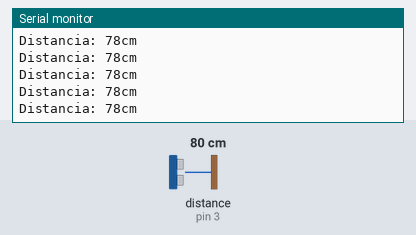
Bench run of a sketch on a simulated Arduino Uno, built with avr-gcc and run on an emulated ATmega328P. On the bench: the last lines printed to the serial monitor. Wiring (inferred from the names in the program): ultrasonic range finder: trigger pin 2; echo pin 3. Inputs (shaded band) come from the test bench; at power-on: distance to the obstacle (sensor on pin 3) 80 cm. The echo pulse lasts 58.3 µs per cm.

Above: at 1.2 s.
1.3 s: distance to the obstacle (sensor on pin 3) set to 2 cm
At 1.38 s:
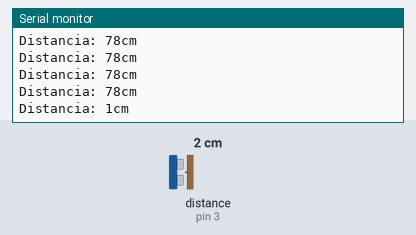
4.3 s: distance to the obstacle (sensor on pin 3) set to 250 cm
At 4.41 s:
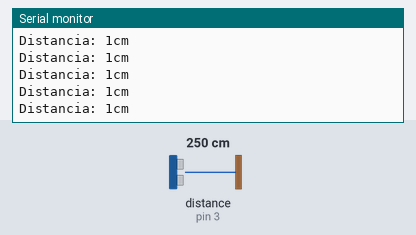
Timing chart, 0 to 7.3 s (numbered marks = the images above; inputs shaded):
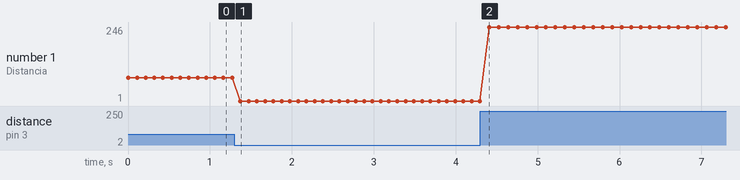

The sketch:

3_HCSR04.ino
```cpp
const int triggerPin = 2;   // Pin digital 2 para el Trigger del sensor
const int echoPin = 3;   // Pin digital 3 para el Echo del sensor

void setup() {
  Serial.begin(9600); // Iniciailzamos la comunicación
  pinMode(triggerPin, OUTPUT); // Pin como salida
  pinMode(echoPin, INPUT);  // Pin como entrada
  digitalWrite(triggerPin, LOW); // Inicializamos el pin con 0
}

void loop() {
  long t; // Tiempo que demora en llegar el eco
  long d; // Distancia en centimetros

  // Enviamos un pulso de 10us
  digitalWrite(triggerPin, HIGH);
  delayMicroseconds(10);
  digitalWrite(triggerPin, LOW);

  t = pulseIn(echoPin, HIGH); // Obtenemos el tiempo de respuesta
  d = t/59; // Convertir a una distancia en cm

  Serial.print("Distancia: ");
  Serial.print(d);
  Serial.print("cm");
  Serial.println();
  delay(100);
}
```

Measured:
- after the input at 1.3 s, the serial monitor: prints a new line after 0.07 s (image 1)
- plotted number 1: 78 → 1 after the input at 1.3 s, 1 → 246 after the input at 4.3 s
